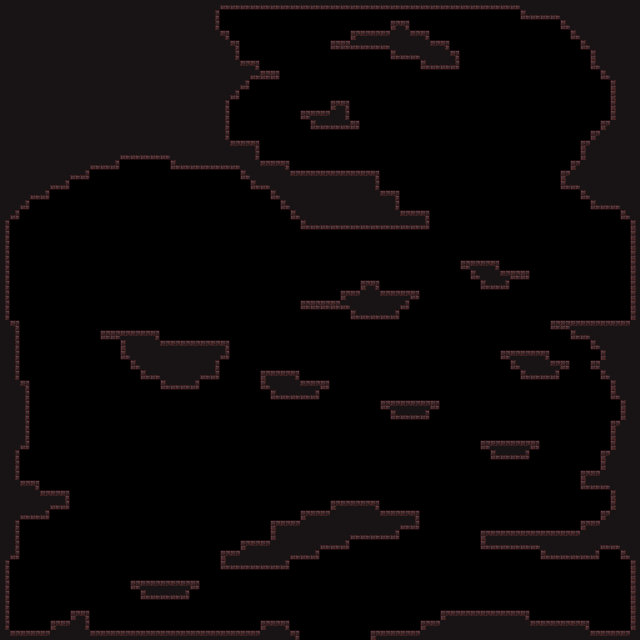

The image is a tile-based game level rendered from a .tmx file. Its description and source (layers, tilesets, objects; grid data summarised) follow:
An orthogonal 64x64 tile map with 10x10 px tiles, 1 tile layer (platforms), 3 tilesets and 3 objects (2x enemy, player).

<map version="1.0" orientation="orthogonal" renderorder="right-up" width="64" height="64" tilewidth="10" tileheight="10" nextobjectid="29">
 <tileset firstgid="1" name="platforms_tiled" tilewidth="10" tileheight="10" tilecount="400" columns="20">
  <image source="Textures/platforms_tiled.png" width="200" height="200" />
  <terraintypes>
   <terrain name="terrain" tile="-1" />
   <terrain name="New Terrain" tile="0" />
  </terraintypes>
  <tile id="23" terrain=",,,0" />
  <tile id="40" terrain=",,0,0" />
  <tile id="41" terrain=",,0," />
  <tile id="61" terrain=",0,,0" />
  <tile id="62" terrain="0,0,0,0" />
  <tile id="63" terrain="0,,0," />
  <tile id="83" terrain=",0,," />
  <tile id="100" terrain="0,0,," />
  <tile id="101" terrain="0,,," />
 </tileset>
 <tileset firstgid="401" name="player_spawn" tilewidth="14" tileheight="26" tilecount="1" columns="1">
  <image source="../Assets/ScrapyardComrades/Resources/player_spawn.png" width="14" height="26" />
 </tileset>
 <tileset firstgid="402" name="enemy_spawn" tilewidth="14" tileheight="26" tilecount="1" columns="1">
  <image source="../Assets/ScrapyardComrades/Resources/enemy_spawn.png" width="14" height="26" />
 </tileset>
 <layer name="platforms" width="64" height="64">
  <data>[4096 cells, 1265 non-empty, 12 distinct tile ids]</data>
 </layer>
 <objectgroup name="objects">
  <object id="25" name="player" gid="401" x="158" y="580" width="14" height="26" />
  <object id="26" name="enemy" gid="402" x="138" y="330" width="14" height="26" />
  <object id="28" name="enemy" gid="402" x="528" y="530" width="14" height="26" />
 </objectgroup>
</map>
